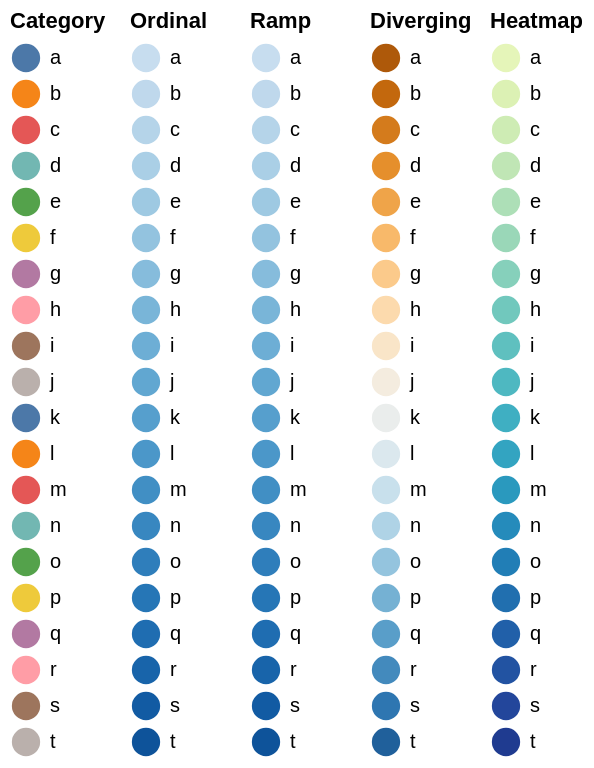

The specification (Vega-Lite) saved for this image:
### Vega specification from a JSON file in a GitHub repository (floating-point values rounded to 4 significant figures)
{"$schema": "https://vega.github.io/schema/vega/v3.1.json", "padding": 5, "config": {"legend": {"offset": 5, "symbolSize": 200}}, "signals": [{"name": "data", "value": ["a", "b", "c", "d", "e", "f", "g", "h", "i", "j", "k", "l", "m", "n", "o", "p", "q", "r", "s", "t"]}, {"name": "count", "value": 20, "bind": {"input": "range", "min": 0, "max": 20, "step": 1}}, {"name": "domain", "update": "slice(data, 0, count)"}], "scales": [{"name": "category", "type": "ordinal", "range": "category", "domain": {"signal": "domain"}}, {"name": "ordinal", "type": "ordinal", "range": "ordinal", "domain": {"signal": "domain"}}, {"name": "ramp", "type": "ordinal", "range": "ramp", "domain": {"signal": "domain"}}, {"name": "diverging", "type": "ordinal", "range": "diverging", "domain": {"signal": "domain"}}, {"name": "heatmap", "type": "ordinal", "range": "heatmap", "domain": {"signal": "domain"}}], "legends": [{"orient": "none", "fill": "category", "title": "Category", "encode": {"legend": {"update": {"x": {"value": 0}, "y": {"value": 0}}}}}, {"orient": "none", "fill": "ordinal", "title": "Ordinal", "encode": {"legend": {"update": {"x": {"value": 60}, "y": {"value": 0}}}}}, {"orient": "none", "fill": "ramp", "title": "Ramp", "encode": {"legend": {"update": {"x": {"value": 120}, "y": {"value": 0}}}}}, {"orient": "none", "fill": "diverging", "title": "Diverging", "encode": {"legend": {"update": {"x": {"value": 180}, "y": {"value": 0}}}}}, {"orient": "none", "fill": "heatmap", "title": "Heatmap", "encode": {"legend": {"update": {"x": {"value": 240}, "y": {"value": 0}}}}}]}
